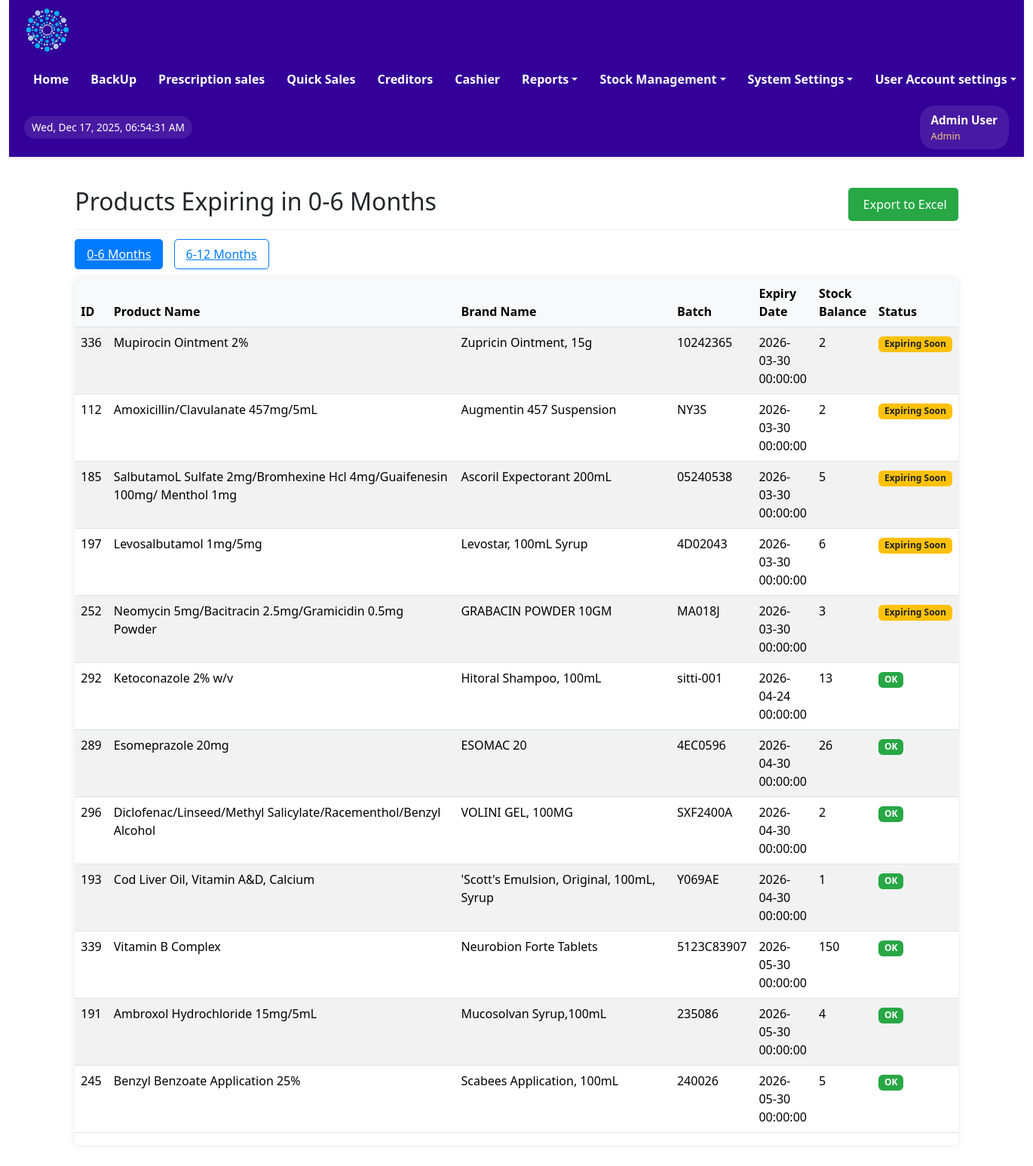
Page /stocks/sixmonths_expiry.php?range=0-6 (signed in) on the committed database.
### tables this page shows
CREATE TABLE IF NOT EXISTS `users` (
  `user_id` int NOT NULL AUTO_INCREMENT,
  `first_name` varchar(100) NOT NULL,
  `last_name` varchar(100) NOT NULL,
  `email` varchar(100) NOT NULL,
  `password` varchar(100) DEFAULT NULL,
  `username` varchar(100) DEFAULT NULL,
  `sex` varchar(50) NOT NULL,
  `mobile` int NOT NULL,
  `userrole` varchar(100) NOT NULL,
  `staff_number` varchar(50) NOT NULL,
  `date_created` datetime DEFAULT CURRENT_TIMESTAMP,
  PRIMARY KEY (`user_id`),
  UNIQUE KEY `email` (`email`),
  UNIQUE KEY `mobile` (`mobile`),
  UNIQUE KEY `staff_number` (`staff_number`)
);

CREATE TABLE IF NOT EXISTS `stocks` (
  `stockID` int NOT NULL AUTO_INCREMENT,
  `id` int NOT NULL,
  `transactionType` varchar(100) DEFAULT NULL,
  `productname` varchar(100) NOT NULL,
  `brandname` varchar(500) DEFAULT NULL,
  `reorderLevel` int DEFAULT NULL,
  `openingBalance` double DEFAULT '0',
  `quantityIn` int DEFAULT NULL,
  `batch` varchar(50) DEFAULT NULL,
  `expiryDate` datetime DEFAULT NULL,
  `receivedFrom` varchar(100) DEFAULT NULL,
  `quantityOut` int DEFAULT '0',
  `transDate` datetime DEFAULT CURRENT_TIMESTAMP,
  `stockBalance` int DEFAULT NULL,
  `status` varchar(100) DEFAULT NULL,
  `transBy` varchar(100) DEFAULT NULL,
  PRIMARY KEY (`stockID`),
  KEY `idx_stocks_brandname_transDate` (`brandname`,`transDate` DESC)
);

CREATE TABLE IF NOT EXISTS `products` (
  `id` int NOT NULL AUTO_INCREMENT,
  `category` varchar(100) NOT NULL,
  `productname` varchar(500) NOT NULL,
  `brandname` varchar(500) DEFAULT NULL,
  `packsize` int DEFAULT NULL,
  `pack_price` double DEFAULT NULL,
  `unit_price` decimal(10,2) DEFAULT '0.00',
  `price` double DEFAULT '0',
  `reorder_level` int DEFAULT '0',
  `currentstatus` varchar(100) NOT NULL DEFAULT 'active',
  `date_created` datetime DEFAULT CURRENT_TIMESTAMP,
  PRIMARY KEY (`id`),
  UNIQUE KEY `brandname` (`brandname`)
);

### stocks/sixmonths_expiry.php (the view, shortened to what this page needs)
<?php
include '../includes/config.php';
include '../includes/header.php';
$currentDate = date('Y-m-d');
$sixMonthsFromNow = date('Y-m-d', strtotime('+6 months'));
$twelveMonthsFromNow = date('Y-m-d', strtotime('+12 months'));
$range = isset($_GET['range']) ? $_GET['range'] : '0-6';
$title = "Products Expiring in 0-6 Months";
if ($range === '6-12') {
    $title = "Products Expiring in 6-12 Months";
    $dateCondition = "expiryDate BETWEEN '$sixMonthsFromNow' AND '$twelveMonthsFromNow'";
} else {
    $dateCondition = "expiryDate BETWEEN '$currentDate' AND '$sixMonthsFromNow'";
}
$sql = "SELECT s.*, p.productname
        FROM stocks s
        LEFT JOIN products p ON s.id = p.id
        WHERE $dateCondition AND s.stockBalance > 0
        ORDER BY s.expiryDate ASC";
$result = $conn->query($sql);
?>
<!DOCTYPE html>
<html lang="en">
<head>
    <link rel="stylesheet" href="../assets/css/bootstrap.min.css" type="text/css">
</head>
<body>
    <div class="container">
        <div class="page-header">
            <h2><?php echo $title; ?></h2>
            <form method="post">
                <button type="submit" name="export_excel" id="export-excel" onclick="exportToExcel()">
                    <i class="fas fa-file-excel"></i>Export to Excel
                </button>
            </form>
        </div>
        <div class="range-selector">
            <a href="?range=0-6" class="range-btn <?php echo $range === '0-6' ? 'active' : ''; ?>">0-6 Months</a>
            <a href="?range=6-12" class="range-btn <?php echo $range === '6-12' ? 'active' : ''; ?>">6-12 Months</a>
        </div>
        <div class="table-responsive">
            <table class="table table-striped table-hover">
                <thead class="thead-light">
                    <tr>
                        <th>ID</th>
                        <th style="width: 40%;">Product Name</th>
                        <th style="width: 25%;">Brand Name</th>
                        <th style="width: 5%;">Batch</th>
                        <th>Expiry Date</th>
                        <th>Stock Balance</th>
                        <th>Status</th>
                    </tr>
                </thead>
                <tbody>
                    <?php if ($result->num_rows > 0): ?>
                        <?php while($row = $result->fetch_assoc()):
                            $expiryStatus = '';
                            $expiryDate = new DateTime($row['expiryDate']);
                            $today = new DateTime();
                            $diff = $today->diff($expiryDate);
                            $months = ($diff->y * 12) + $diff->m;
                            if ($expiryDate < $today) {
                                $expiryStatus = 'badge-expired';
                                $statusText = 'Expired';
                            } elseif ($months <= 3) {
                                $expiryStatus = 'badge-expiring-soon';
                                $statusText = 'Expiring Soon';
                            } else {
                                $expiryStatus = 'badge-safe';
                                $statusText = 'OK';
                            }
                        ?>
                            <tr>
                                <td><?php echo htmlspecialchars($row['id']); ?></td>
                                <td><?php echo htmlspecialchars($row['productname']); ?></td>
                                <td><?php echo htmlspecialchars($row['brandname']); ?></td>
                                <td><?php echo htmlspecialchars($row['batch']); ?></td>
                                <td><?php echo htmlspecialchars($row['expiryDate']); ?></td>
                                <td><?php echo htmlspecialchars($row['stockBalance']); ?></td>
                                <td><span class="badge <?php echo $expiryStatus; ?>"><?php echo $statusText; ?></span></td>
                            </tr>
                        <?php endwhile; ?>
                    <?php else: ?>
                        <tr>
                            <td colspan="7" class="text-center">No products found in this expiry range.</td>
                        </tr>
                    <?php endif; ?>
                </tbody>
            </table>
        </div>
    </div>
</body>
</html>

### includes/header.php (shortened to what this page needs)
<?php
include('config.php');
$userDetails = [
    'user_id' => $_SESSION['user_id'] ?? null,
    'username' => 'Guest',
    'full_name' => 'Guest User',
    'first_name' => 'Guest',
    'last_name' => 'User',
    'email' => '',
    'mobile' => '',
    'userrole' => $_SESSION['userrole'],
    'staff_number' => '',
    'sex' => ''
];
if ($userDetails['user_id']) {
    $stmt = $conn->prepare("SELECT
                user_id, first_name, last_name, email, username,
                sex, mobile, userrole, staff_number
            FROM users
            WHERE user_id = ?");
    $stmt->bind_param("i", $userDetails['user_id']);
    $stmt->execute();
    $result = $stmt->get_result();
    if ($result->num_rows > 0) {
        $dbData = $result->fetch_assoc();
        $userDetails = array_merge($userDetails, [
            'username' => htmlspecialchars($dbData['username']),
            'full_name' => htmlspecialchars($dbData['first_name'] . ' ' . $dbData['last_name']),
            'first_name' => htmlspecialchars($dbData['first_name']),
            'last_name' => htmlspecialchars($dbData['last_name']),
            'email' => htmlspecialchars($dbData['email']),
            'mobile' => htmlspecialchars($dbData['mobile']),
            'sex' => htmlspecialchars($dbData['sex']),
            'staff_number' => htmlspecialchars($dbData['staff_number']),
            'userrole' => htmlspecialchars($dbData['userrole'])
        ]);
    }
}
$userrole = $userDetails['userrole'];
$full_name = $userDetails['full_name'];
?>
<!DOCTYPE html>
<html lang="en">
<head>
    <link rel="stylesheet" href="../assets/css/bootstrap.min.css" type="text/css">
</head>
<body>
    <div class="container-fluid">
        <div class="main-header">
            <div class="header-content">
                <div class="logo-container">
                    <img src="../assets/images/Logo-round-nobg-2.png" alt="Pharmacy Logo">
                </div>
                <nav class="main-nav">
                    <ul class="nav-list">
                        <?php if (in_array($userrole, ['Admin', 'Supervisor', 'Manager'])) : ?>
                            <li class="nav-item"><a href="../dashboard/admin_dashboard.php" class="nav-link">Home</a></li>
                            <li class="nav-item"><a href="../Backup/backup.php" class="nav-link">BackUp</a></li>
                            <li class="nav-item"><a href="../sales/orders.php" class="nav-link">Prescription sales</a></li>
                            <li class="nav-item"><a href="../sales/direct_orders.php" class="nav-link">Quick Sales</a></li>
                            <li class="nav-item"><a href="../views/view_credit_sales.php" class="nav-link">Creditors</a></li>
                            <li class="nav-item"><a href="../sales/view_order.php" class="nav-link">Cashier</a></li>
                        <?php endif; ?>
                        <?php if (in_array($userrole, ['Admin', 'Supervisor', 'Manager'])) : ?>
                        <li class="dropdown">
                            <a href="#" class="dropdown-toggle">Reports</a>
                        </li>
                        <?php endif; ?>
                        <?php if (in_array($userrole, ['Admin', 'Supervisor', 'Manager', 'Cashier'])) : ?>
                        <li class="dropdown">
                            <a href="#" class="dropdown-toggle">Stock Management</a>
                        </li>
                        <?php endif; ?>
                        <?php if (in_array($userrole, ['Admin'])) : ?>
                        <li class="dropdown">
                            <a href="#" class="dropdown-toggle">System Settings</a>
                        </li>
                        <?php endif; ?>
                        <?php if (in_array($userrole, ['Admin', 'Supervisor', 'Manager', 'Cashier', 'Cleaner', 'Security', 'Pharmtech'])) : ?>
                        <li class="dropdown user-menu">
                            <a href="#" class="dropdown-toggle">User Account settings</a>
                        </li>
                        <?php endif; ?>
                    </ul>
                </nav>
                <div id="date-time" class="date-time-display"></div>
                <div class="user-info-header">
                    <div class="user-details">
                        <span class="user-name"><?php echo htmlspecialchars($full_name); ?></span>
                        <span class="user-role"><?php echo htmlspecialchars($userrole); ?></span>
                    </div>
                </div>
            </div>
        </div>
</body>
</html>

### includes/header.php (style rules this page uses)
* { box-sizing:border-box;margin:0;padding:0 }
.main-header { background-color:#330099;padding:10px 20px;box-shadow:0 2px 4px rgba(0,0,0,0.1);position:sticky;top:0;z-index:1000;min-height:70px;color:#FFF }
.header-content { display:flex;align-items:center;justify-content:space-between;width:100%;margin:0 auto;gap:15px;flex-wrap:wrap }
.logo-container { display:flex;align-items:center }
.logo-container img { height:60px;width:auto }
.user-info-header { display:flex;align-items:center;gap:10px;background:rgba(255,255,255,0.1);padding:8px 15px;border-radius:20px;color:#FFF;white-space:nowrap }
.user-info-header .user-details { display:flex;flex-direction:column;align-items:flex-start }
.user-info-header .user-name { font-weight:bold;font-size:0.95em }
.user-info-header .user-role { font-size:0.8em;opacity:0.9;color:#FBD875 }
.main-nav { display:flex;align-items:center }
.main-nav .nav-list { list-style:none;margin:0;padding:0;display:flex;align-items:center;gap:5px }
.main-nav .nav-item,.main-nav .dropdown { color:#FFF }
.main-nav .nav-link,.main-nav .dropdown-toggle { display:block;padding:8px 12px;text-decoration:none;color:#FFF;font-weight:600;white-space:nowrap;border-radius:4px;transition:background 0.1s }
.dropdown { position:relative }
.date-time-display { font-size:0.85em;color:#FFF;padding:5px 10px;background:rgba(255,255,255,0.1);border-radius:15px;white-space:nowrap }

### stocks/sixmonths_expiry.php (style rules this page uses)
.container { max-width: 90%; margin: 20px auto; padding: 20px; }
.page-header { display: flex; justify-content: space-between; align-items: center; margin-bottom: 20px; padding-bottom: 10px; border-bottom: 1px solid #eee; }
#export-excel { background-color: #28a745; color: white; border: none; padding: 10px 15px; border-radius: 5px; cursor: pointer; display: flex; align-items: center; gap: 5px; }
.table-responsive { background: white; border-radius: 5px; box-shadow: 0 0 10px rgba(0,0,0,0.1); overflow: hidden; }
.table th { background-color: #f8f9fa; border-top: none; }
.badge-expiring-soon { background-color: #ffc107; color: #212529; }
.badge-safe { background-color: #28a745; color: white; }
.range-selector { margin-bottom: 20px; }
.range-btn { margin-right: 10px; padding: 8px 15px; border: 1px solid #007bff; background: white; color: #007bff; border-radius: 5px; cursor: pointer; }
.range-btn.active { background: #007bff; color: white; }

### rows in the picture
users: userrole "Admin"
stocks: id "336", products.productname "Mupirocin Ointment 2%", brandname "Zupricin Ointment, 15g", batch "10242365", expiryDate "2026-03-30 00:00:00", stockBalance "2", expiryDate "Expiring Soon"
stocks: id "112", products.productname "Amoxicillin/Clavulanate 457mg/5mL", brandname "Augmentin 457 Suspension", batch "NY3S", expiryDate "2026-03-30 00:00:00", stockBalance "2", expiryDate "Expiring Soon"
stocks: id "185", products.productname "SalbutamoL Sulfate 2mg/Bromhexine Hcl 4mg/Guaifenesin 100mg/ Menthol 1mg", brandname "Ascoril Expectorant 200mL", batch "05240538", expiryDate "2026-03-30 00:00:00", stockBalance "5", expiryDate "Expiring Soon"
stocks: id "197", products.productname "Levosalbutamol 1mg/5mg", brandname "Levostar, 100mL Syrup", batch "4D02043", expiryDate "2026-03-30 00:00:00", stockBalance "6", expiryDate "Expiring Soon"
stocks: id "252", products.productname "Neomycin 5mg/Bacitracin 2.5mg/Gramicidin 0.5mg Powder", brandname "GRABACIN POWDER 10GM", batch "MA018J", expiryDate "2026-03-30 00:00:00", stockBalance "3", expiryDate "Expiring Soon"
stocks: id "292", products.productname "Ketoconazole 2% w/v", brandname "Hitoral Shampoo, 100mL", batch "sitti-001", expiryDate "2026-04-24 00:00:00", stockBalance "13", expiryDate "OK"
stocks: id "289", products.productname "Esomeprazole 20mg", brandname "ESOMAC 20", batch "4EC0596", expiryDate "2026-04-30 00:00:00", stockBalance "26", expiryDate "OK"
stocks: id "296", products.productname "Diclofenac/Linseed/Methyl Salicylate/Racementhol/Benzyl Alcohol", brandname "VOLINI GEL, 100MG", batch "SXF2400A", expiryDate "2026-04-30 00:00:00", stockBalance "2", expiryDate "OK"
stocks: id "193", products.productname "Cod Liver Oil, Vitamin A&D, Calcium", brandname "'Scott's Emulsion, Original, 100mL, Syrup", batch "Y069AE", expiryDate "2026-04-30 00:00:00", stockBalance "1", expiryDate "OK"
stocks: id "339", products.productname "Vitamin B Complex", brandname "Neurobion Forte Tablets", batch "5123C83907", expiryDate "2026-05-30 00:00:00", stockBalance "150", statusText "OK"
stocks: id "191", products.productname "Ambroxol Hydrochloride 15mg/5mL", brandname "Mucosolvan Syrup,100mL", batch "235086", expiryDate "2026-05-30 00:00:00", stockBalance "4", statusText "OK"
stocks: id "245", products.productname "Benzyl Benzoate Application 25%", brandname "Scabees Application, 100mL", batch "240026", expiryDate "2026-05-30 00:00:00", stockBalance "5", statusText "OK"

### other values in the picture
$full_name "Admin User"
$title "Products Expiring in 0-6 Months"
